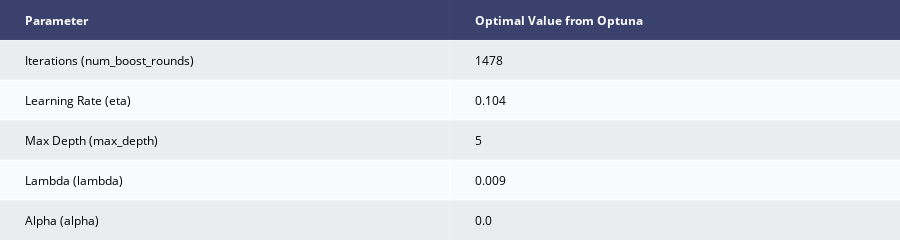

Notebook code for this chart:
### Code cell
# Now the validaiton set needs lags
# Note the validation set length is one month
df_valid = df_valid.with_columns([
    (df_train.get_column("Vehicles")[-one_month:].alias("Lag_month")),
    (df_train.get_column("Vehicles")[-one_year:(-one_year + one_month)].alias("Lag_year"))
])

# Set up and run the Optuna study
study_xgb_lag = optuna.create_study(direction = 'minimize')
study_xgb_lag.optimize(objective_xgb, n_trials = 10)

# Create a table showing the best parameters
xgb_lag_table = [["Parameter", "Optimal Value from Optuna"],
                 ["Iterations (num_boost_rounds)", study_xgb_lag.best_params['num_boost_round']],
                 ['Learning Rate (eta)', round(study_xgb_lag.best_params['eta'], 3)],
                 ['Max Depth (max_depth)', round(study_xgb_lag.best_params['max_depth'], 3)],
                 ['Lambda (lambda)', round(study_xgb_lag.best_params['lambda'], 3)],
                 ['Alpha (alpha)', round(study_xgb_lag.best_params['alpha'], 3)]]

ff.create_table(xgb_lag_table)

### Figure 1 — Plotly figure (JSON) as saved in the notebook; plotly's stock layout.template omitted (floating-point values rounded to 4 significant figures)
{"data": [{"colorscale": [[0, "#00083e"], [0.5, "#ededee"], [1, "#ffffff"]], "hoverinfo": "none", "opacity": 0.75, "showscale": false, "type": "heatmap", "z": [[0, 0], [0.5, 0.5], [1, 1], [0.5, 0.5], [1, 1], [0.5, 0.5]]}], "layout": {"annotations": [{"align": "left", "font": {"color": "#ffffff"}, "showarrow": false, "text": "<b>Parameter</b>", "x": -0.45, "xanchor": "left", "xref": "x", "y": 0, "yref": "y"}, {"align": "left", "font": {"color": "#ffffff"}, "showarrow": false, "text": "<b>Optimal Value from Optuna</b>", "x": 0.55, "xanchor": "left", "xref": "x", "y": 0, "yref": "y"}, {"align": "left", "font": {"color": "#000000"}, "showarrow": false, "text": "Iterations (num_boost_rounds)", "x": -0.45, "xanchor": "left", "xref": "x", "y": 1, "yref": "y"}, {"align": "left", "font": {"color": "#000000"}, "showarrow": false, "text": "1478", "x": 0.55, "xanchor": "left", "xref": "x", "y": 1, "yref": "y"}, {"align": "left", "font": {"color": "#000000"}, "showarrow": false, "text": "Learning Rate (eta)", "x": -0.45, "xanchor": "left", "xref": "x", "y": 2, "yref": "y"}, {"align": "left", "font": {"color": "#000000"}, "showarrow": false, "text": "0.104", "x": 0.55, "xanchor": "left", "xref": "x", "y": 2, "yref": "y"}, {"align": "left", "font": {"color": "#000000"}, "showarrow": false, "text": "Max Depth (max_depth)", "x": -0.45, "xanchor": "left", "xref": "x", "y": 3, "yref": "y"}, {"align": "left", "font": {"color": "#000000"}, "showarrow": false, "text": "5", "x": 0.55, "xanchor": "left", "xref": "x", "y": 3, "yref": "y"}, {"align": "left", "font": {"color": "#000000"}, "showarrow": false, "text": "Lambda (lambda)", "x": -0.45, "xanchor": "left", "xref": "x", "y": 4, "yref": "y"}, {"align": "left", "font": {"color": "#000000"}, "showarrow": false, "text": "0.009", "x": 0.55, "xanchor": "left", "xref": "x", "y": 4, "yref": "y"}, {"align": "left", "font": {"color": "#000000"}, "showarrow": false, "text": "Alpha (alpha)", "x": -0.45, "xanchor": "left", "xref": "x", "y": 5, "yref": "y"}, {"align": "left", "font": {"color": "#000000"}, "showarrow": false, "text": "0.0", "x": 0.55, "xanchor": "left", "xref": "x", "y": 5, "yref": "y"}], "height": 230, "margin": {"b": 0, "l": 0, "r": 0, "t": 0}, "xaxis": {"dtick": 1, "gridwidth": 2, "showticklabels": false, "tick0": -0.5, "ticks": "", "zeroline": false}, "yaxis": {"autorange": "reversed", "dtick": 1, "gridwidth": 2, "showticklabels": false, "tick0": 0.5, "ticks": "", "zeroline": false}}}
